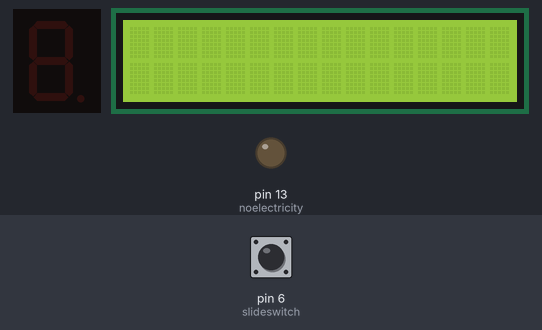
This sketch was run on a simulated Arduino Uno, built with avr-gcc and run on an emulated ATmega328P. Shown: 1-digit seven-segment display, 16×2 character LCD, output pins drawn as LEDs (lit = HIGH). Wiring (inferred from the names in the program): 1-digit 7-segment display, segments lit when HIGH: segments pin 8, pin 7, A2, A1, A0, pin 9, pin 10, A3. Inputs (shaded band) come from the test bench; at power-on: pin 6 (slideswitch) LOW. The segment pins are drawn as the display they are named for; pins used as bus, display or sensor lines are not drawn.

Above: at 1.2 s.
1.3 s: pin 6 (slideswitch) pulled HIGH for 2.35 s
At 7.1 s:
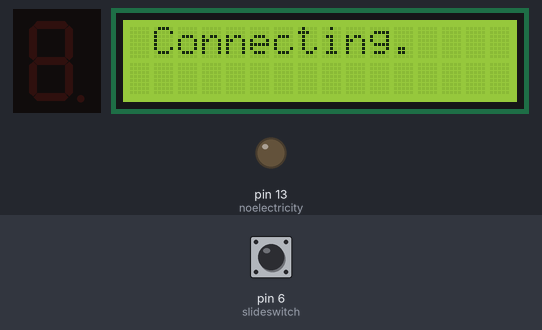
9.6 s: pin 6 (slideswitch) pulled HIGH for 2.35 s
At 11.0 s:
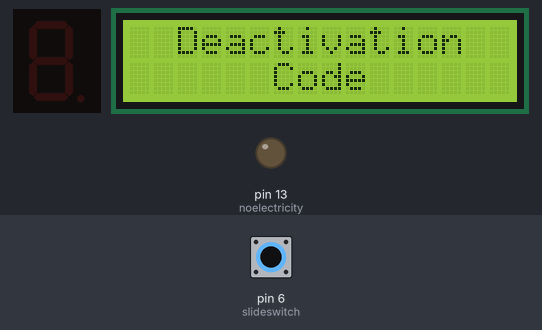
13.4 s: pin 6 (slideswitch) pulled HIGH for 2.35 s
At 20.2 s:
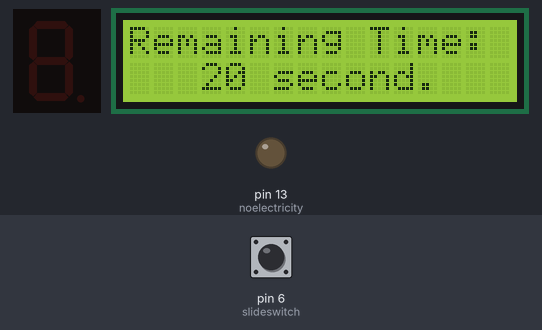
Timing chart, 0 to 26.0 s (numbered marks = the images above; inputs shaded):
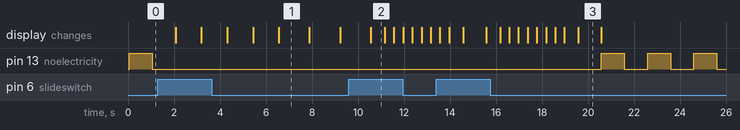

Measured:
- after the input at 1.3 s, pin 13 (noelectricity): stops changing and stays LOW; the display: first changes after 0.77 s (image 1 shows a later state)
- after the input at 9.6 s, pin 13 (noelectricity): stays LOW (without the input it goes to HIGH after 0.96 s); the display: first differs from a run without the input after 0.96 s (image 2)
- what the display in image 2 shows lasts 0.6 s, from 10.6 s to 11.2 s

The sketch:

Arduino_Code.ino
```cpp
#include <LiquidCrystal.h>

LiquidCrystal lcd(12, 11, 5, 4, 3, 2);

int A = 8;
int B = 7;
int C = A2;
int D = A1;
int E = A0;
int F = 9;
int G = 10;
int DP = A3;
int noelectricity = 13;
int slideswitch = 6;
int controller, electricblocker, pointer = 0;
unsigned long timer;
unsigned long calculator;
char loading[] = {'.', '.', '.'};
char stop[] = {'S', 'h', 'u', 't', 't', 'i', 'n', 'g', ' ', 'D', 'o', 'w', 'n'};

void setup() {
pinMode(A, OUTPUT);
pinMode(B, OUTPUT);
pinMode(C, OUTPUT);
pinMode(D, OUTPUT);
pinMode(E, OUTPUT);
pinMode(F, OUTPUT);
pinMode(G, OUTPUT);
pinMode(DP, OUTPUT);
pinMode(slideswitch, INPUT);
pinMode(noelectricity,OUTPUT);
lcd.begin(16, 2);
Serial.begin(9600);
}
void loop() {
 int counter = digitalRead(slideswitch);
 timer=millis();
 if(counter==1)
 {
 if(timer>=9000 && timer<30000)
 {
 lcd.clear();
 lcd.setCursor(2,0);
 lcd.print("Deactivation");
 lcd.setCursor(6,1);
 lcd.print("Code");
 delay(600);
 one();
 delay(400);
 nine();
 delay(400);
 zero();
 delay(400);
 one();
 delay(400);
 eight();
 delay(400);
 zero();
 delay(400);
 two();
 delay(400);
 end();
 delay(600);
 lcd.clear();
 digitalWrite (G, LOW);
 }
   if(timer>=9000 && timer<40000)
   {
     timer=millis();
     calculator=39-timer/1000;
   if(calculator<=30 && calculator>10)
   {
     lcd.print("Remaining Time:");
     lcd.setCursor(3,1);
     timer=millis();
     lcd.print(String(39-timer/1000) + " second.");
     delay(1000);
     lcd.clear();
   }
   if(calculator<=10)
   {
     for(byte i=0; i<=calculator; i++)
     {
     lcd.print("Remaining Time:");
     lcd.setCursor(3,1);
     timer=millis();
     lcd.print(String(39-timer/1000) + " second.");
     delay(1000);
     lcd.clear();
     }
   }
 }
  if(timer<4520)
  {
  lcd.print("Received Signal");
  lcd.setCursor(3,1);
  lcd.print("from ECS.");
  delay(1120);
  lcd.clear();
  delay(1120);
  lcd.setCursor(2,0);
  lcd.print("Waiting for");
  lcd.setCursor(0,1);
  lcd.print("Password System.");
  delay(1120);
  lcd.clear();
  delay(1120);
  }
   if(timer<5000)
   {
  pointer++;
  lcd.setCursor(1,0);
  lcd.print("Connecting");
  lcd.setCursor(11,0);
  for (byte i=0; i<3; i++)
 {
    lcd.write(loading[i]);
    delay(1332);
}
     lcd.clear();
   }
  if(timer>=5000 && timer<8500 && pointer == 0)
  {
  lcd.setCursor(2,0);
  lcd.print("Waiting for");
  lcd.setCursor(0,1);
  lcd.print("Password System.");
  }
  if(timer>=40000 && timer<=47000)
  {
  electricblocker++;
  lcd.setCursor(2,0);
  lcd.print("Time is up!");
  delay(3000);
  lcd.clear();
  for (byte i=0; i<13; i++)
 {
  lcd.write(stop[i]);
  delay(400);
 }
  lcd.setCursor(13,0);
for (byte i=0; i<3; i++)
 {
  lcd.write(loading[i]);
  delay(1500);
}
  lcd.clear();
  digitalWrite (G, LOW);
  digitalWrite(13, HIGH);
  delay(1000);
  digitalWrite(13, LOW);
  delay(1000);
  }
 if(timer>47000)
 {
  if(controller==0 && electricblocker == 0)
  {
  controller++;
  for (int j = 0; j <= 12; j++) {
  lcd.setCursor(16, 0);
  lcd.print("No Signal");
  lcd.setCursor(16, 1);
  lcd.print("from ECS.");
  delay(100);
  lcd.scrollDisplayLeft();
}
  delay(2000);
  lcd.clear();
  delay(1000);
  for (byte i=0; i<2; i++)
{
  lcd.setCursor(3,0);
  lcd.print("No Signal");
  lcd.setCursor(3,1);
  lcd.print("from ECS.");
  delay(1500);
  lcd.clear();
  delay(1500);
}
for (byte i=0; i<13; i++)
 {
  lcd.write(stop[i]);
  delay(400);
 }
  lcd.setCursor(13,0);
for (byte i=0; i<3; i++)
 {
  lcd.write(loading[i]);
  delay(1500);
 }
  }
  lcd.clear();
  digitalWrite (G, LOW);
  digitalWrite(13, HIGH);
  delay(1000);
  digitalWrite(13, LOW);
  delay(1000);
 }
 }
  else
  {
  lcd.clear();
  digitalWrite (G, LOW);
  digitalWrite(13, HIGH);
  delay(1000);
  digitalWrite(13, LOW);
  delay(1000);
  }
 }
  void zero(){
  digitalWrite (A, HIGH);
  digitalWrite (B, HIGH);
  digitalWrite (C, HIGH);
  digitalWrite (D, HIGH);
  digitalWrite (E, HIGH);
  digitalWrite (F, HIGH);
  digitalWrite (G, LOW);
  digitalWrite (DP, LOW);
  }
  void one(){
  digitalWrite (A, LOW);
  digitalWrite (B, HIGH);
  digitalWrite (C, HIGH);
  digitalWrite (D, LOW);
  digitalWrite (E, LOW);
  digitalWrite (F, LOW);
  digitalWrite (G, LOW);
  digitalWrite (DP, LOW);
  }
  void two(){
  digitalWrite (A, HIGH);
  digitalWrite (B, HIGH);
  digitalWrite (C, LOW);
  digitalWrite (D, HIGH);
  digitalWrite (E, HIGH);
  digitalWrite (F, LOW);
  digitalWrite (G, HIGH);
  digitalWrite (DP, LOW);
  }
  void eight (){
  digitalWrite (A, HIGH);
  digitalWrite (B, HIGH);
  digitalWrite (C, HIGH);
  digitalWrite (D, HIGH);
  digitalWrite (E, HIGH);
  digitalWrite (F, HIGH);
  digitalWrite (G, HIGH);
  digitalWrite (DP, LOW);
  }
  void nine(){
  digitalWrite (A, HIGH);
  digitalWrite (B, HIGH);
  digitalWrite (C, HIGH);
  digitalWrite (D, HIGH);
  digitalWrite (E, LOW);
  digitalWrite (F, HIGH);
  digitalWrite (G, HIGH);
  digitalWrite (DP, LOW);
 }
  void end(){
  digitalWrite (A, LOW);
  digitalWrite (B, LOW);
  digitalWrite (C, LOW);
  digitalWrite (D, LOW);
  digitalWrite (E, LOW);
  digitalWrite (F, LOW);
  digitalWrite (G, HIGH);
  digitalWrite (DP, LOW);
 }
```
